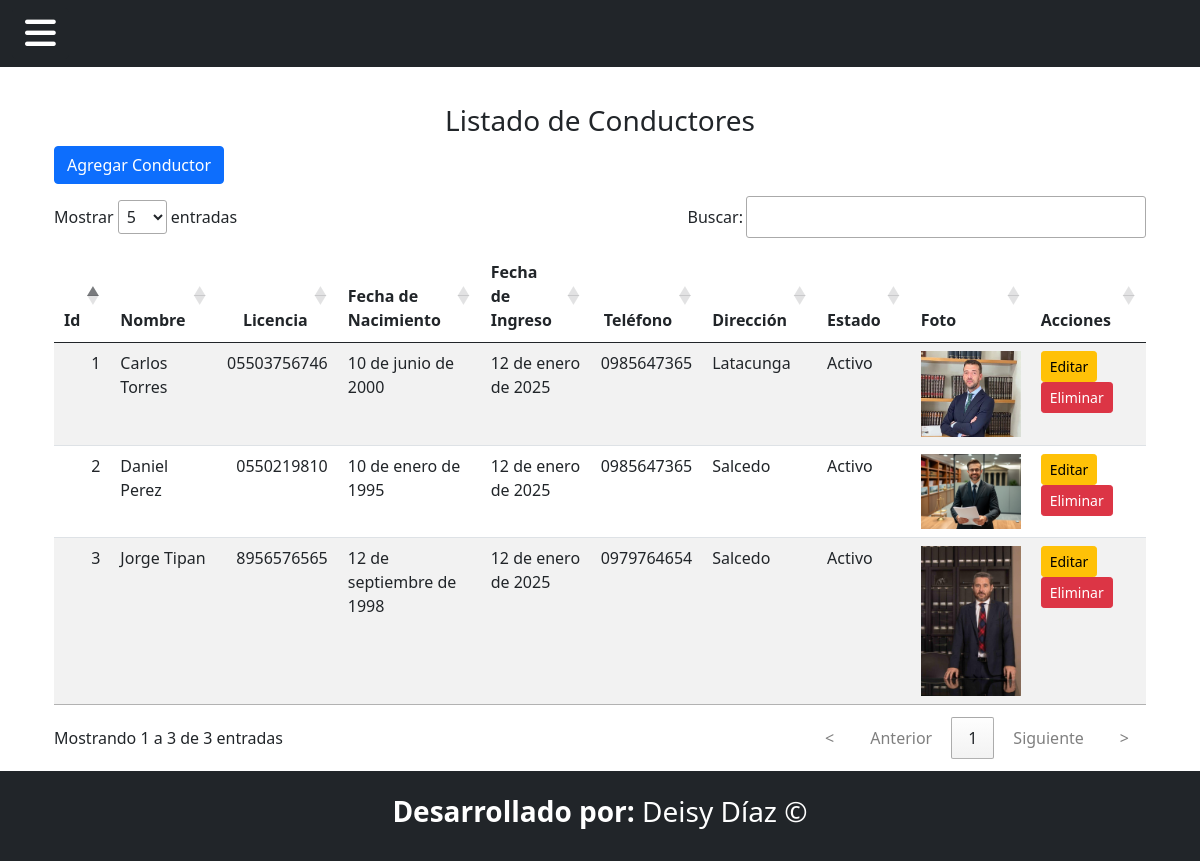
Page /Conductor/listado_conductor/ on the committed database.
### Aplicaciones/Transportes/models.py (models this page shows, shortened)
class Conductor(models.Model):
    ESTADOS = [
        ('Activo', 'Activo'),
        ('Suspendido', 'Suspendido'),
        ('Retirado', 'Retirado'),
    ]
    id=models.AutoField(primary_key=True)
    nombre = models.CharField(max_length=100)
    licencia = models.CharField(max_length=50, unique=True)
    fecha_nacimiento = models.DateField()
    telefono = models.CharField(max_length=15, blank=True)
    direccion = models.CharField(max_length=255, blank=True)
    fecha_ingreso = models.DateField()
    estado = models.CharField(max_length=20, choices=ESTADOS, default='Activo')
    foto = models.ImageField(upload_to='conductores/', blank=True, null=True)

### Aplicaciones/Transportes/views.py (the view)
# urls.py: path('Conductor/listado_conductor/',views.listado_conductor,name='listado_conductor'),
def listado_conductor(request):
    conductor=Conductor.objects.all()
    return render(request,'Conductor/listado_conductor.html',{'conductor':conductor})

### Aplicaciones/Transportes/context_processors.py (called while the page is built)
def rol_usuario(request):
    if request.user.is_authenticated and hasattr(request.user, 'perfilusuario'):
        return {'rol_usuario': request.user.perfilusuario.rol}
    return {'rol_usuario': None}

### Aplicaciones/Transportes/templates/Conductor/listado_conductor.html (shortened to what this page needs)
{% extends "plantilla.html" %}
{% block contenido %}
<div class="container-fluid mt-5">
    <h3 class="text-center">Listado de Conductores</h3>
    <a href="{% url 'agregarConductor' %}" class="btn btn-primary">Agregar Conductor</a>
    <table class="table w-100 table-striped"  id="tabla-conductor">
        <thead>
            <tr>
                <th>Id</th>
                <th>Nombre</th>
                <th>Licencia</th>
                <th>Fecha de Nacimiento</th>
                <th>Fecha de Ingreso</th>
                <th>Teléfono</th>
                <th>Dirección</th>
                <th>Estado</th>
                <th>Foto</th>
                <th>Acciones</th>
            </tr>
        </thead>
        <tbody>
            {% for conductor in conductor %}
            <tr>
                <td>{{ conductor.id }}</td>
                <td>{{ conductor.nombre }}</td>
                <td>{{ conductor.licencia }}</td>
                <td>{{ conductor.fecha_nacimiento }}</td>
                <td>{{ conductor.fecha_ingreso }}</td>
                <td>{{ conductor.telefono }}</td>
                <td>{{ conductor.direccion }}</td>
                <td>{{ conductor.estado }}</td>
                <td>
                    {% if conductor.foto %}
                        <img src="{{ conductor.foto.url }}" alt="Foto de {{ conductor.nombre }}" style="max-width: 100px; height: auto;">
                    {% else %}
                        Sin Foto
                    {% endif %}
                </td>
                <td>
                    <a href="{% url 'editar_conductor' conductor.id %}" class="btn btn-warning btn-sm">Editar</a>
                    <a href="{% url 'eliminarConductor' conductor.id %}" class="btn btn-danger btn-sm" onclick="return confirm('¿Estás seguro de eliminar este conductor?')">Eliminar</a>
                </td>
            </tr>
            {% empty %}
            <tr>
                <td colspan="10" class="text-center">No hay conductores registrados.</td>
            </tr>
            {% endfor %}
        </tbody>
    </table>
</div>
{% endblock %}

### Aplicaciones/Transportes/templates/plantilla.html (shortened to what this page needs)
<!DOCTYPE html>
<html lang ="en">
    <head>
        <link rel="stylesheet" href="">
        {% load static %}
        <link href="{% static 'css/bootstrap.min.css' %}" rel="stylesheet">
        <link href="{% static 'DataTables/datatables.min.css' %}" rel="stylesheet">
        <link rel="stylesheet" href="{% static 'css/iziToast.css' %}">
        <link href="{% static 'css/all.min.css' %}" rel="stylesheet">
    </head>
    <body>
        <nav class="navbar navbar-dark bg-dark fixed-top">
            <div class="container-fluid">
                <button class="btn btn-dark me-2" type="button" data-bs-toggle="offcanvas" data-bs-target="#offcanvasMenu" aria-controls="offcanvasMenu">
                    <i class="fas fa-bars menu-icon"></i>
                </button>
            </div>
        </nav>
        <main class="container">
            {% block contenido %}
            {% endblock %}
        </main>
        <footer class="bg-dark text-white text-center py-4 mt-auto">
            <h3><b>Desarrollado por:</b> Deisy Díaz &copy;</h3>
        </footer>
    </body>
</html>

### Aplicaciones/Transportes/templates/plantilla.html (style rules this page uses)
body { padding-top: 56px; }
.menu-icon { font-size: 2.2rem; }

### rows in the picture
Conductor: id "1", nombre "Carlos Torres", licencia "05503756746", fecha_nacimiento "10 de junio de 2000", fecha_ingreso "12 de enero de 2025", telefono "0985647365", direccion "Latacunga", estado "Activo", foto (picture)
Conductor: id "2", nombre "Daniel Perez", licencia "0550219810", fecha_nacimiento "10 de enero de 1995", fecha_ingreso "12 de enero de 2025", telefono "0985647365", direccion "Salcedo", estado "Activo", foto (picture)
Conductor: id "3", nombre "Jorge Tipan", licencia "8956576565", fecha_nacimiento "12 de septiembre de 1998", fecha_ingreso "12 de enero de 2025", telefono "0979764654", direccion "Salcedo", estado "Activo", foto (picture)
